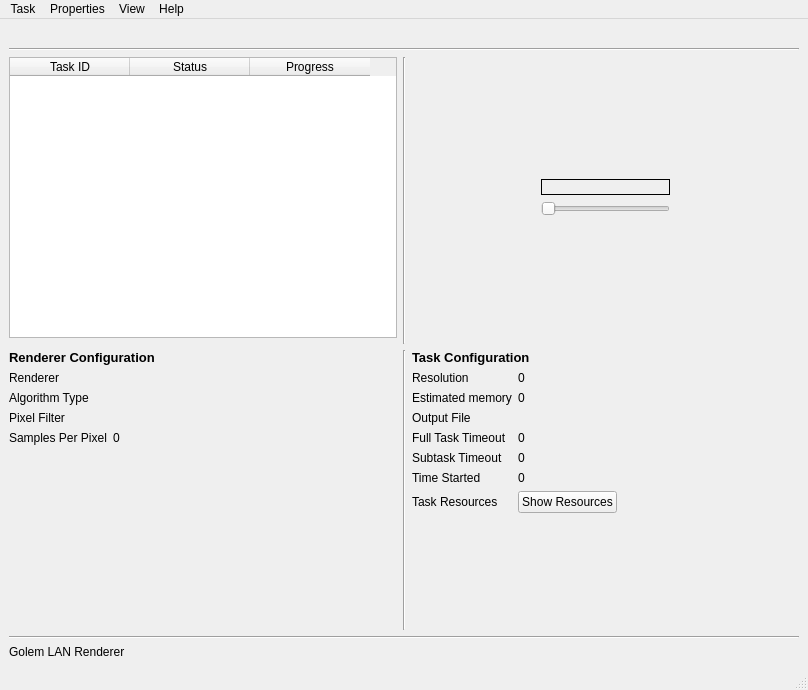
<?xml version="1.0" encoding="UTF-8"?>
<ui version="4.0">
 <class>MainWindow</class>
 <widget class="QMainWindow" name="MainWindow">
  <property name="geometry">
   <rect>
    <x>0</x>
    <y>0</y>
    <width>808</width>
    <height>690</height>
   </rect>
  </property>
  <property name="maximumSize">
   <size>
    <width>900</width>
    <height>690</height>
   </size>
  </property>
  <property name="windowTitle">
   <string>Golem LAN Renderer</string>
  </property>
  <widget class="QWidget" name="centralwidget">
   <layout class="QVBoxLayout" name="verticalLayout_2">
    <item>
     <widget class="QLabel" name="client_id_label">
      <property name="text">
       <string/>
      </property>
     </widget>
    </item>
    <item>
     <widget class="Line" name="line_4">
      <property name="orientation">
       <enum>Qt::Horizontal</enum>
      </property>
     </widget>
    </item>
    <item>
     <layout class="QGridLayout" name="mainGridLayout">
      <property name="sizeConstraint">
       <enum>QLayout::SetDefaultConstraint</enum>
      </property>
      <item row="0" column="0">
       <widget class="QTableWidget" name="taskTableWidget">
        <property name="sizePolicy">
         <sizepolicy hsizetype="Expanding" vsizetype="Expanding">
          <horstretch>0</horstretch>
          <verstretch>0</verstretch>
         </sizepolicy>
        </property>
        <property name="contextMenuPolicy">
         <enum>Qt::CustomContextMenu</enum>
        </property>
        <property name="layoutDirection">
         <enum>Qt::LeftToRight</enum>
        </property>
        <property name="autoFillBackground">
         <bool>true</bool>
        </property>
        <property name="frameShape">
         <enum>QFrame::StyledPanel</enum>
        </property>
        <property name="editTriggers">
         <set>QAbstractItemView::NoEditTriggers</set>
        </property>
        <property name="alternatingRowColors">
         <bool>false</bool>
        </property>
        <property name="selectionMode">
         <enum>QAbstractItemView::SingleSelection</enum>
        </property>
        <property name="selectionBehavior">
         <enum>QAbstractItemView::SelectRows</enum>
        </property>
        <property name="textElideMode">
         <enum>Qt::ElideRight</enum>
        </property>
        <property name="verticalScrollMode">
         <enum>QAbstractItemView::ScrollPerPixel</enum>
        </property>
        <property name="horizontalScrollMode">
         <enum>QAbstractItemView::ScrollPerPixel</enum>
        </property>
        <property name="gridStyle">
         <enum>Qt::DashLine</enum>
        </property>
        <property name="sortingEnabled">
         <bool>false</bool>
        </property>
        <property name="cornerButtonEnabled">
         <bool>true</bool>
        </property>
        <attribute name="horizontalHeaderVisible">
         <bool>true</bool>
        </attribute>
        <attribute name="horizontalHeaderCascadingSectionResizes">
         <bool>false</bool>
        </attribute>
        <attribute name="horizontalHeaderDefaultSectionSize">
         <number>120</number>
        </attribute>
        <attribute name="horizontalHeaderHighlightSections">
         <bool>false</bool>
        </attribute>
        <attribute name="verticalHeaderVisible">
         <bool>true</bool>
        </attribute>
        <attribute name="verticalHeaderDefaultSectionSize">
         <number>20</number>
        </attribute>
        <attribute name="verticalHeaderHighlightSections">
         <bool>false</bool>
        </attribute>
        <column>
         <property name="text">
          <string>Task ID</string>
         </property>
        </column>
        <column>
         <property name="text">
          <string>Status</string>
         </property>
        </column>
        <column>
         <property name="text">
          <string>Progress</string>
         </property>
        </column>
       </widget>
      </item>
      <item row="2" column="1">
       <widget class="Line" name="line_3">
        <property name="orientation">
         <enum>Qt::Vertical</enum>
        </property>
       </widget>
      </item>
      <item row="0" column="1" rowspan="2">
       <widget class="Line" name="line_2">
        <property name="sizePolicy">
         <sizepolicy hsizetype="Fixed" vsizetype="Minimum">
          <horstretch>0</horstretch>
          <verstretch>0</verstretch>
         </sizepolicy>
        </property>
        <property name="orientation">
         <enum>Qt::Vertical</enum>
        </property>
       </widget>
      </item>
      <item row="2" column="2">
       <layout class="QVBoxLayout" name="taskConfLayout">
        <item>
         <widget class="QLabel" name="label_6">
          <property name="text">
           <string>&lt;html&gt;&lt;head/&gt;&lt;body&gt;&lt;p&gt;&lt;span style=&quot; font-size:10pt; font-weight:600;&quot;&gt;Task Configuration&lt;/span&gt;&lt;/p&gt;&lt;/body&gt;&lt;/html&gt;</string>
          </property>
          <property name="textFormat">
           <enum>Qt::AutoText</enum>
          </property>
         </widget>
        </item>
        <item>
         <layout class="QFormLayout" name="taskConfGridLayout">
          <property name="fieldGrowthPolicy">
           <enum>QFormLayout::AllNonFixedFieldsGrow</enum>
          </property>
          <item row="0" column="0">
           <widget class="QLabel" name="label_7">
            <property name="text">
             <string>Resolution</string>
            </property>
           </widget>
          </item>
          <item row="0" column="1">
           <widget class="QLabel" name="resolution">
            <property name="text">
             <string>0</string>
            </property>
           </widget>
          </item>
          <item row="1" column="0">
           <widget class="QLabel" name="label_4">
            <property name="text">
             <string>Estimated memory</string>
            </property>
           </widget>
          </item>
          <item row="1" column="1">
           <widget class="QLabel" name="estimatedMemoryLabel">
            <property name="text">
             <string>0</string>
            </property>
           </widget>
          </item>
          <item row="2" column="0">
           <widget class="QLabel" name="label_12">
            <property name="text">
             <string>Output File</string>
            </property>
           </widget>
          </item>
          <item row="3" column="0">
           <widget class="QLabel" name="label_32">
            <property name="text">
             <string>Full Task Timeout</string>
            </property>
           </widget>
          </item>
          <item row="3" column="1">
           <widget class="QLabel" name="fullTaskTimeout">
            <property name="text">
             <string>0</string>
            </property>
           </widget>
          </item>
          <item row="4" column="0">
           <widget class="QLabel" name="label_5">
            <property name="text">
             <string>Subtask Timeout</string>
            </property>
           </widget>
          </item>
          <item row="4" column="1">
           <widget class="QLabel" name="subtaskTimeout">
            <property name="text">
             <string>0</string>
            </property>
           </widget>
          </item>
          <item row="5" column="0">
           <widget class="QLabel" name="label_16">
            <property name="text">
             <string>Time Started</string>
            </property>
           </widget>
          </item>
          <item row="5" column="1">
           <widget class="QLabel" name="timeStarted">
            <property name="text">
             <string>0</string>
            </property>
           </widget>
          </item>
          <item row="6" column="1">
           <layout class="QHBoxLayout" name="horizontalLayout_3">
            <item>
             <widget class="QPushButton" name="showResourceButton">
              <property name="text">
               <string>Show Resources</string>
              </property>
             </widget>
            </item>
            <item>
             <spacer name="horizontalSpacer">
              <property name="orientation">
               <enum>Qt::Horizontal</enum>
              </property>
              <property name="sizeHint" stdset="0">
               <size>
                <width>40</width>
                <height>20</height>
               </size>
              </property>
             </spacer>
            </item>
           </layout>
          </item>
          <item row="6" column="0">
           <widget class="QLabel" name="label_14">
            <property name="text">
             <string>Task Resources</string>
            </property>
           </widget>
          </item>
          <item row="7" column="1">
           <widget class="QLabel" name="taskResource">
            <property name="text">
             <string/>
            </property>
           </widget>
          </item>
          <item row="11" column="1">
           <spacer name="verticalSpacer">
            <property name="orientation">
             <enum>Qt::Vertical</enum>
            </property>
            <property name="sizeHint" stdset="0">
             <size>
              <width>20</width>
              <height>40</height>
             </size>
            </property>
           </spacer>
          </item>
          <item row="2" column="1">
           <widget class="ClickableQLabel" name="outputFile">
            <property name="text">
             <string/>
            </property>
           </widget>
          </item>
         </layout>
        </item>
       </layout>
      </item>
      <item row="2" column="0">
       <layout class="QVBoxLayout" name="nodeConfLayout">
        <item>
         <widget class="QLabel" name="label">
          <property name="text">
           <string>&lt;html&gt;&lt;head/&gt;&lt;body&gt;&lt;p&gt;&lt;span style=&quot; font-size:10pt; font-weight:600;&quot;&gt;Renderer Configuration&lt;/span&gt;&lt;/p&gt;&lt;/body&gt;&lt;/html&gt;</string>
          </property>
          <property name="textFormat">
           <enum>Qt::AutoText</enum>
          </property>
         </widget>
        </item>
        <item>
         <layout class="QFormLayout" name="nodeConfGridLayout">
          <property name="fieldGrowthPolicy">
           <enum>QFormLayout::AllNonFixedFieldsGrow</enum>
          </property>
          <item row="1" column="1">
           <widget class="QLabel" name="renderer">
            <property name="text">
             <string/>
            </property>
           </widget>
          </item>
          <item row="1" column="0">
           <widget class="QLabel" name="label_8">
            <property name="text">
             <string>Renderer</string>
            </property>
           </widget>
          </item>
          <item row="2" column="0">
           <widget class="QLabel" name="algorithmTypeLabel">
            <property name="text">
             <string>Algorithm Type</string>
            </property>
           </widget>
          </item>
          <item row="2" column="1">
           <widget class="QLabel" name="algorithmType">
            <property name="text">
             <string/>
            </property>
           </widget>
          </item>
          <item row="3" column="0">
           <widget class="QLabel" name="pixelFilterLabel">
            <property name="text">
             <string>Pixel Filter</string>
            </property>
           </widget>
          </item>
          <item row="3" column="1">
           <widget class="QLabel" name="pixelFilter">
            <property name="text">
             <string/>
            </property>
           </widget>
          </item>
          <item row="4" column="0">
           <widget class="QLabel" name="samplesPerPixelLabel">
            <property name="text">
             <string>Samples Per Pixel</string>
            </property>
           </widget>
          </item>
          <item row="4" column="1">
           <widget class="QLabel" name="samplesPerPixel">
            <property name="text">
             <string>0</string>
            </property>
           </widget>
          </item>
         </layout>
        </item>
        <item>
         <spacer name="verticalSpacer_4">
          <property name="orientation">
           <enum>Qt::Vertical</enum>
          </property>
          <property name="sizeHint" stdset="0">
           <size>
            <width>20</width>
            <height>40</height>
           </size>
          </property>
         </spacer>
        </item>
       </layout>
      </item>
      <item row="0" column="2">
       <layout class="QHBoxLayout" name="horizontalLayout_2">
        <item>
         <spacer name="horizontalSpacer_2">
          <property name="orientation">
           <enum>Qt::Horizontal</enum>
          </property>
          <property name="sizeHint" stdset="0">
           <size>
            <width>40</width>
            <height>20</height>
           </size>
          </property>
         </spacer>
        </item>
        <item>
         <layout class="QVBoxLayout" name="verticalLayout_3">
          <property name="leftMargin">
           <number>0</number>
          </property>
          <item>
           <spacer name="verticalSpacer_3">
            <property name="orientation">
             <enum>Qt::Vertical</enum>
            </property>
            <property name="sizeHint" stdset="0">
             <size>
              <width>20</width>
              <height>40</height>
             </size>
            </property>
           </spacer>
          </item>
          <item>
           <widget class="ClickableQLabel" name="previewLabel">
            <property name="sizePolicy">
             <sizepolicy hsizetype="Fixed" vsizetype="Fixed">
              <horstretch>0</horstretch>
              <verstretch>0</verstretch>
             </sizepolicy>
            </property>
            <property name="maximumSize">
             <size>
              <width>300</width>
              <height>200</height>
             </size>
            </property>
            <property name="layoutDirection">
             <enum>Qt::LeftToRight</enum>
            </property>
            <property name="autoFillBackground">
             <bool>true</bool>
            </property>
            <property name="frameShape">
             <enum>QFrame::Box</enum>
            </property>
            <property name="text">
             <string/>
            </property>
            <property name="scaledContents">
             <bool>true</bool>
            </property>
            <property name="alignment">
             <set>Qt::AlignCenter</set>
            </property>
            <property name="textInteractionFlags">
             <set>Qt::NoTextInteraction</set>
            </property>
           </widget>
          </item>
          <item>
           <widget class="QSlider" name="frameSlider">
            <property name="orientation">
             <enum>Qt::Horizontal</enum>
            </property>
           </widget>
          </item>
          <item>
           <spacer name="verticalSpacer_2">
            <property name="orientation">
             <enum>Qt::Vertical</enum>
            </property>
            <property name="sizeHint" stdset="0">
             <size>
              <width>20</width>
              <height>40</height>
             </size>
            </property>
           </spacer>
          </item>
         </layout>
        </item>
        <item>
         <spacer name="horizontalSpacer_3">
          <property name="orientation">
           <enum>Qt::Horizontal</enum>
          </property>
          <property name="sizeHint" stdset="0">
           <size>
            <width>40</width>
            <height>20</height>
           </size>
          </property>
         </spacer>
        </item>
       </layout>
      </item>
     </layout>
    </item>
    <item>
     <widget class="Line" name="line">
      <property name="orientation">
       <enum>Qt::Horizontal</enum>
      </property>
     </widget>
    </item>
    <item>
     <layout class="QHBoxLayout" name="horizontalLayout">
      <item>
       <widget class="QLabel" name="appVer">
        <property name="baseSize">
         <size>
          <width>8</width>
          <height>0</height>
         </size>
        </property>
        <property name="text">
         <string>Golem LAN Renderer</string>
        </property>
        <property name="textFormat">
         <enum>Qt::AutoText</enum>
        </property>
        <property name="wordWrap">
         <bool>false</bool>
        </property>
       </widget>
      </item>
      <item>
       <widget class="QLabel" name="appName">
        <property name="text">
         <string/>
        </property>
       </widget>
      </item>
      <item>
       <widget class="QLabel" name="errorLabel">
        <property name="text">
         <string/>
        </property>
        <property name="alignment">
         <set>Qt::AlignRight|Qt::AlignTrailing|Qt::AlignVCenter</set>
        </property>
       </widget>
      </item>
     </layout>
    </item>
   </layout>
  </widget>
  <widget class="QMenuBar" name="menubar">
   <property name="geometry">
    <rect>
     <x>0</x>
     <y>0</y>
     <width>808</width>
     <height>21</height>
    </rect>
   </property>
   <property name="defaultUp">
    <bool>false</bool>
   </property>
   <widget class="QMenu" name="menuTask">
    <property name="title">
     <string>Task</string>
    </property>
    <addaction name="actionNew"/>
    <addaction name="actionLoadTask"/>
    <addaction name="separator"/>
   </widget>
   <widget class="QMenu" name="menuProperties">
    <property name="title">
     <string>Properties</string>
    </property>
    <addaction name="actionEdit"/>
    <addaction name="actionEnvironments"/>
   </widget>
   <widget class="QMenu" name="menuView">
    <property name="title">
     <string>View</string>
    </property>
    <addaction name="actionStatus"/>
   </widget>
   <widget class="QMenu" name="menuAbout">
    <property name="title">
     <string>Help</string>
    </property>
    <addaction name="actionAbout"/>
   </widget>
   <addaction name="menuTask"/>
   <addaction name="menuProperties"/>
   <addaction name="menuView"/>
   <addaction name="menuAbout"/>
  </widget>
  <widget class="QStatusBar" name="statusbar"/>
  <action name="actionNew">
   <property name="text">
    <string>New</string>
   </property>
  </action>
  <action name="actionExit">
   <property name="text">
    <string>Exit</string>
   </property>
  </action>
  <action name="actionLoadTask">
   <property name="text">
    <string>Load Task</string>
   </property>
   <property name="toolTip">
    <string>Load task</string>
   </property>
  </action>
  <action name="actionEdit">
   <property name="text">
    <string>Edit</string>
   </property>
  </action>
  <action name="actionStatus">
   <property name="text">
    <string>Status</string>
   </property>
  </action>
  <action name="actionStartNodesManager">
   <property name="text">
    <string>Start Node Manager</string>
   </property>
  </action>
  <action name="actionSendInfoTask">
   <property name="text">
    <string>Send Info Task</string>
   </property>
  </action>
  <action name="actionEnvironments">
   <property name="text">
    <string>Environments</string>
   </property>
  </action>
  <action name="actionSendTestTasks">
   <property name="enabled">
    <bool>true</bool>
   </property>
   <property name="text">
    <string>Send Test Tasks</string>
   </property>
  </action>
  <action name="actionUpdateOtherGolems">
   <property name="text">
    <string>Update Other Golems</string>
   </property>
  </action>
  <action name="actionAbout">
   <property name="text">
    <string>About</string>
   </property>
  </action>
 </widget>
 <customwidgets>
  <customwidget>
   <class>ClickableQLabel</class>
   <extends>QLabel</extends>
   <header>clickableqlabel.h</header>
  </customwidget>
 </customwidgets>
 <tabstops>
  <tabstop>taskTableWidget</tabstop>
 </tabstops>
 <resources/>
 <connections/>
</ui>
